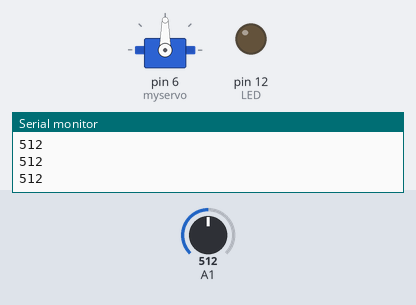
Simulated run of this sketch. Board: Arduino Uno, built with avr-gcc and run on an emulated ATmega328P. On the bench: servo, output pins drawn as LEDs (lit = HIGH), the last lines printed to the serial monitor. Inputs (shaded band) come from the test bench; at power-on: A1 = 512.

Above: at 1.2 s.
1.3 s: A1 set to 217
2.8 s: A1 set to 184
At 2.96 s:
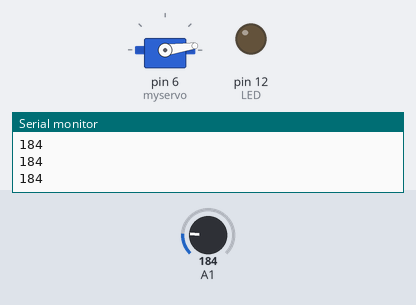
At 3.57 s:
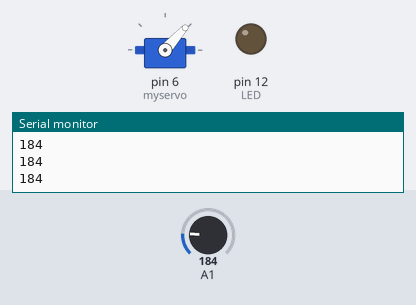
Timing chart, 0 to 11.8 s (numbered marks = the images above; inputs shaded):
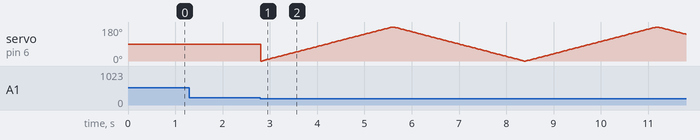

The sketch:

Exercise_2_4.ino
```cpp
#include <Servo.h>
Servo myservo;

int pos = 0;

void setup() {
  Serial.begin(9600);
  myservo.attach(6);
  pinMode(12, OUTPUT);  // LED
}

void loop() {
  for (; pos <= 180; pos += 1) {
    int s1 = analogRead(A1);
    Serial.println(s1);
    if (s1 > 200) {
      break;
    }
    myservo.write(pos);
    delay(15);
  }
  for (; pos >= 0; pos -= 1) {
    int s1 = analogRead(A1);
    Serial.println(s1);
    if (s1 > 200) {
      break;
    }
    myservo.write(pos);
    delay(15);
  }
}
```

Measured:
- the behaviour switches between 201 and 200 on A1 (found by bisection; images 0 and 1)
